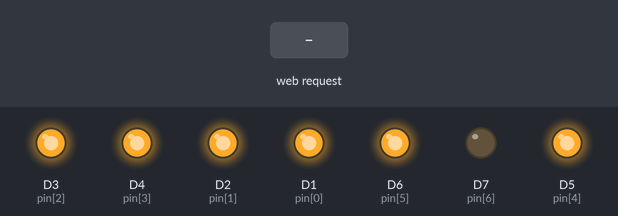
Recording of a sketch running on a simulated ESP8266 (NodeMCU). Shown: output pins drawn as LEDs (lit = HIGH). The test bench sets the inputs (shaded band). WiFi joins after 1.5 s; servers stay silent unless stated; what the sketch prints to the serial monitor is not drawn.

Above: at 3.2 s.
3.3 s: HTTP request GET /inc received
At 4.3 s:
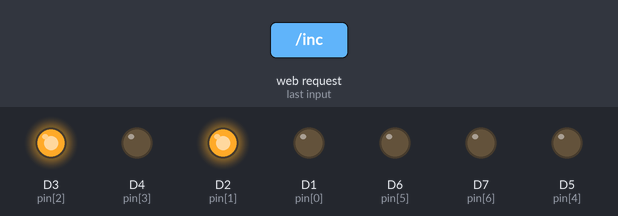
4.8 s: HTTP request GET /inc received
At 5.5 s:
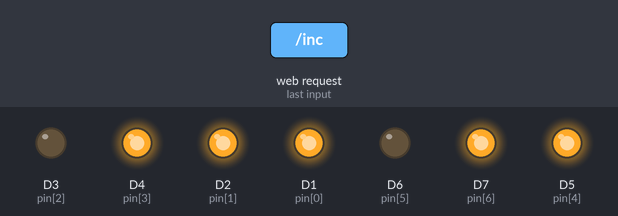
6.3 s: HTTP request GET /dec received
At 6.6 s:
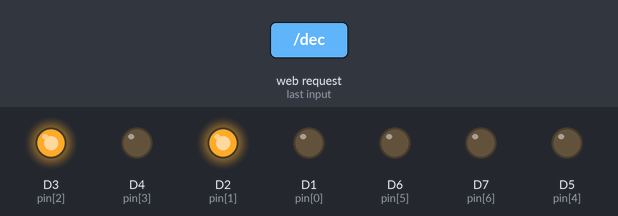
Timing chart, 0 to 9.3 s (numbered marks = the images above; inputs shaded):
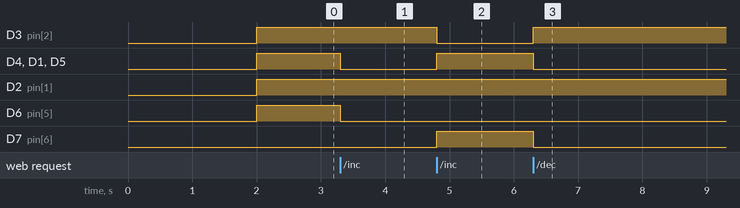

Measured:
- after the input at 3.3 s, D4 (pin[3]), D1 (pin[0]), D6 (pin[5]), D5 (pin[4]): HIGH → LOW at once
- after the input at 4.8 s, D3 (pin[2]): HIGH → LOW at once; D4 (pin[3]), D1 (pin[0]), D7 (pin[6]), D5 (pin[4]): LOW → HIGH at once
- after the input at 6.3 s, D3 (pin[2]): LOW → HIGH at once; D4 (pin[3]), D1 (pin[0]), D7 (pin[6]), D5 (pin[4]): HIGH → LOW at once

The sketch:

seven_segment.ino
```cpp
#include<ESP8266WiFi.h>
#include<ESP8266WebServer.h>
#include <ArduinoJson.h>

const char* ssid = "";// place your local network SSID
const char* pass = "";// place password
int  pin[] = {D1,D2,D3,D4,D5,D6,D7};
int num[][7] = {{1,1,1,1,1,1,0},
                {0,1,1,0,0,0,0},
                {1,1,0,1,1,0,1},
                {1,1,1,1,0,0,1},
                {0,1,1,0,0,1,1},
                {1,0,1,1,0,1,1},
                {1,0,1,1,1,1,1},
                {1,1,1,0,0,0,0},
                {1,1,1,1,1,1,1},
                {1,1,1,0,0,1,1},
                {1,1,1,0,1,1,1},
                {0,0,1,1,1,1,1},
                {1,0,0,1,1,1,0},
                {0,1,1,1,1,0,1},
                {1,0,0,1,1,1,1},
                {1,0,0,0,1,1,1}
                };

ESP8266WebServer server(80);

StaticJsonBuffer<300> JSONbuffer;   //Declaring static JSON buffer
JsonObject& payload = JSONbuffer.createObject();
String payloadmsg;

int count = 0;
void setup() {
  // put your setup code here, to run once:
  Serial.begin(115200);
  WiFi.begin(ssid,pass);
  while(WiFi.status() != WL_CONNECTED){ delay(1000); Serial.println("Connecting");}
  for(int i=0;i<sizeof(pin)/sizeof(pin[0]);i++){
    pinMode(pin[i], OUTPUT);
  }
  server.on("/",sync);
  server.on("/inc", inc);
  server.on("/dec", dec);
  server.begin();
}

void loop() {
   // put your main code here, to run repeatedly:
  server.handleClient();
  for(int j=0;j<sizeof(num[0])/sizeof(num[0][0]);j++){
    digitalWrite(pin[j],num[count][j]);
  }
  Serial.print("Requets can be made at ");
  Serial.print(WiFi.localIP());
  Serial.print("/ \n");
}
void inc(){
  payloadmsg="";
  if(count == 15) count = 0;
  else count++;
  payload["value"] = count;
  payload.printTo(payloadmsg);
  server.send(200, "application/json", payloadmsg);
}

void dec(){
  payloadmsg="";
  if(count == 0) count = 0;
  else count--;
  payload["value"] = count;
  payload.printTo(payloadmsg);
  server.send(200, "application/json", payloadmsg);
}

void sync(){
  payloadmsg="";
  payload["value"] = count;
  payload.printTo(payloadmsg);
  server.send(200, "application/json", payloadmsg);
}
```
